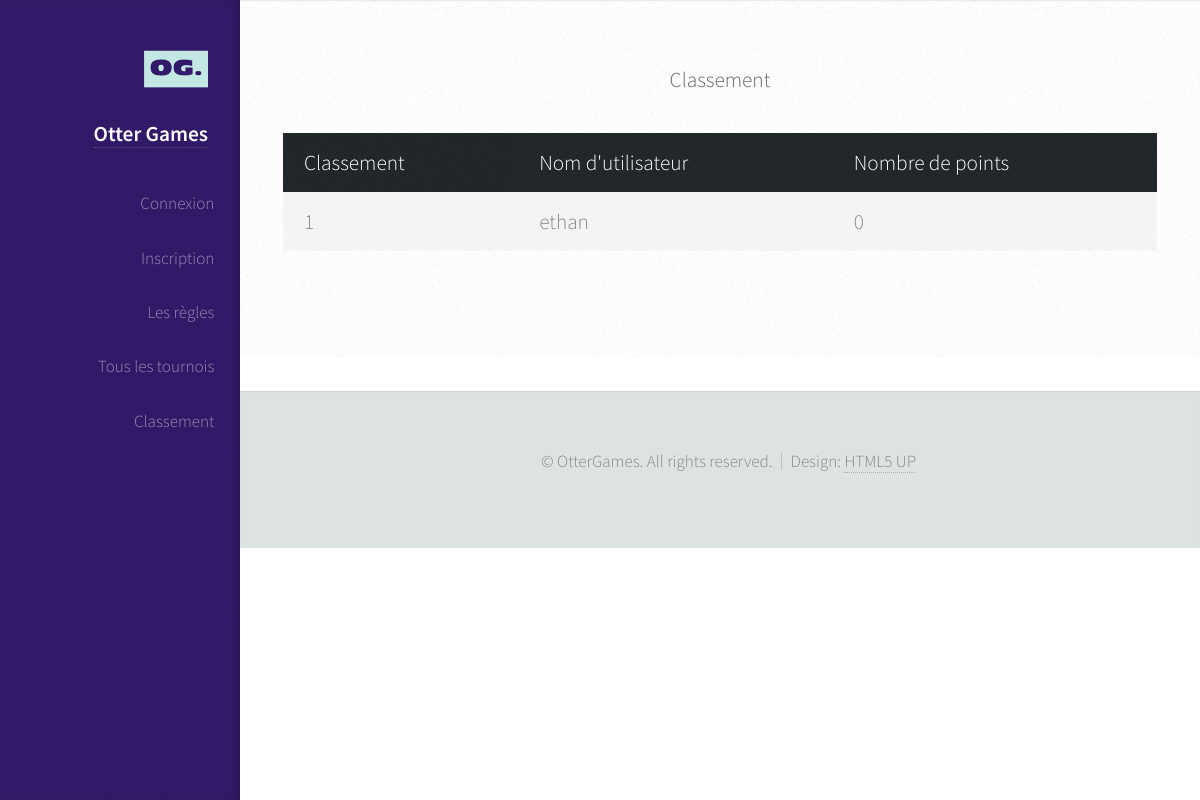
The page /leaderboard/ on the database as committed earlier.
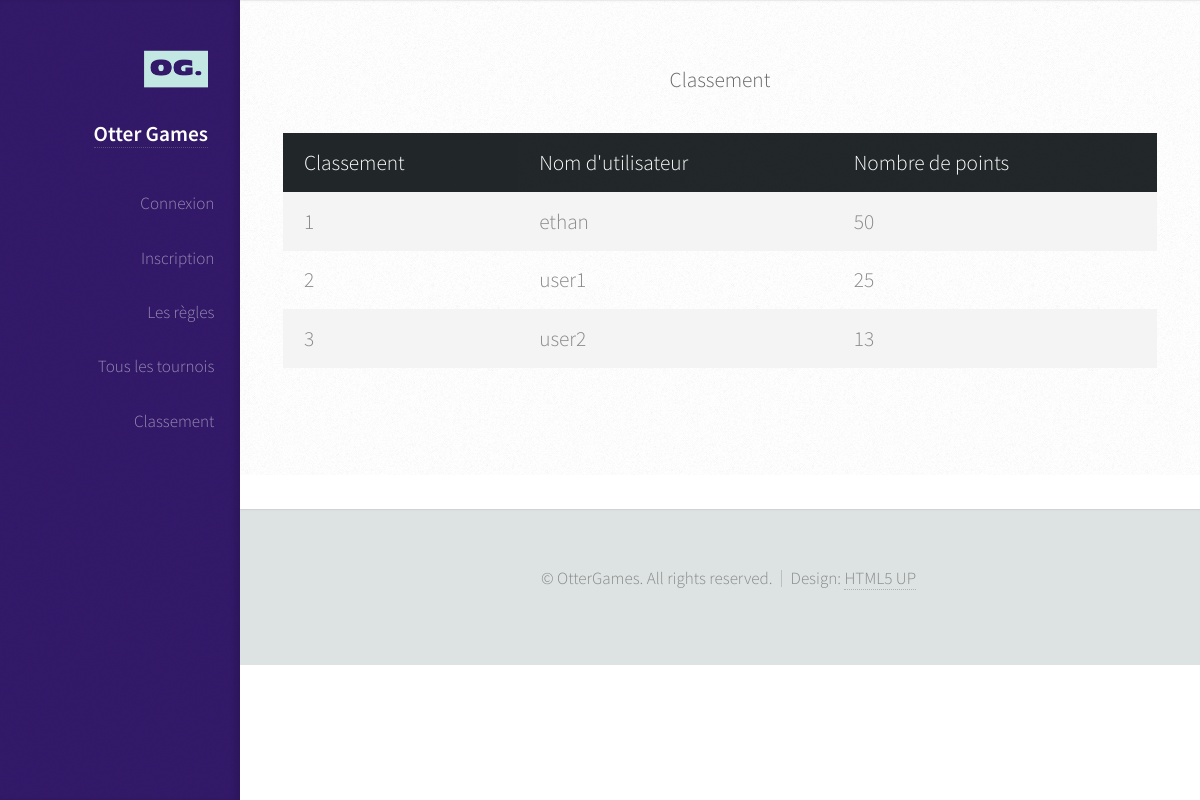
The same page on the database as committed later.
### loginUser/models.py (models this page shows)
class customUser(AbstractUser):
    recompense = models.IntegerField(default=0)

### loginUser/views.py (the view)
# urls.py: path('leaderboard/', views.leaderboard_page,name='leaderboard'),
def leaderboard_page(request):
    competiteurs = customUser.objects.all().order_by("-recompense")
    return render(request, 'leaderboard.html', context={'classement': competiteurs})

### loginUser/templates/leaderboard.html
{% extends "base.html" %}
{% block content %}
    <h1>Classement</h1>
    <br>
    <table>
        <tr>
            <th>Classement</th>
            <th>Nom d'utilisateur</th>
            <th>Nombre de points</th>
        </tr>
        {% for user in classement %}
            <tr>
                <td> {{ forloop.counter }} </td>
                <td> {{ user.username }} </td>
                <td> {{ user.recompense }} </td>
            </tr>
        {% endfor %}
    </table>
{% endblock content %}

### templates/base.html (shortened to what this page needs)
<!DOCTYPE HTML>
{% load static %}
<html>
	<head>
		<link rel="stylesheet" href={% static "css/main.css" %} />
	</head>
    <body class="is-preload">
        <header id="header">
            <div class="top">
                <div id="logo">
                    <span class="image avatar48"><img src="{% static "images/logoOG.png" %}" alt="" /></span>
                    <h1 id="title"><a href="{% url "home" %}">Otter Games</a></h1>
                </div>
                <nav id="nav">
                    <ul>
                        {% if user.is_authenticated %}
                            <li><a href="{% url "profil" %}">Mon profil</a></li>
                        {% else %}
                            <li><a href="{% url 'login' %}">Connexion</a></li>
                            <li><a href="{% url "signup" %}">Inscription</a></li>
                        {% endif %}
                        <li><a href="{% url "rules" %}">Les règles</a></li>
                        <li><a href="{% url "alltournois" %}">Tous les tournois</a></li>
                        <li><a href="{% url "leaderboard" %}">Classement</a></li>
                    </ul>
                </nav>
            </div>
           	<div class="bottom">
			</div>
        </header>
        <div id="main">
            <section>
                <div class="container">
                    {% block content %}
                    {% endblock %}
                </div>
            </section>
        </div>
        <footer id="footer">
            <ul class="copyright">
				<li>&copy; OtterGames. All rights reserved.</li><li>Design: <a href="http://html5up.net">HTML5 UP</a></li>
			</ul>
        </footer>
    </body>
</html>

Rows that differ between the two databases and show on the page:
changed customUser "ethan": recompense "0" → "50"
added customUser: username "user1", recompense "25"
added customUser: username "user2", recompense "13"
